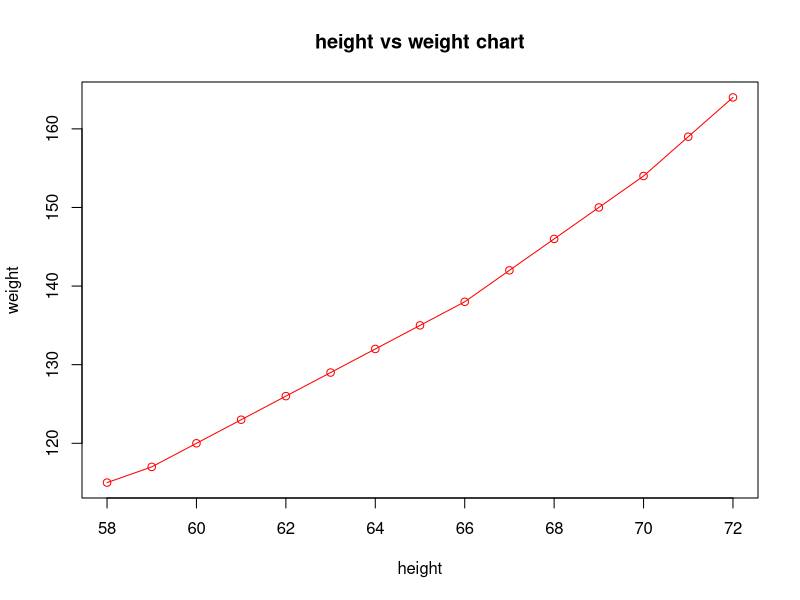

R code for this plot:

x<-read.csv('a1data.csv')
x
plot(x,type= "o", col= "red", xlab= "height", ylab= "weight", main= "height vs weight chart")
summary(x$height)
summary(x$weight)
